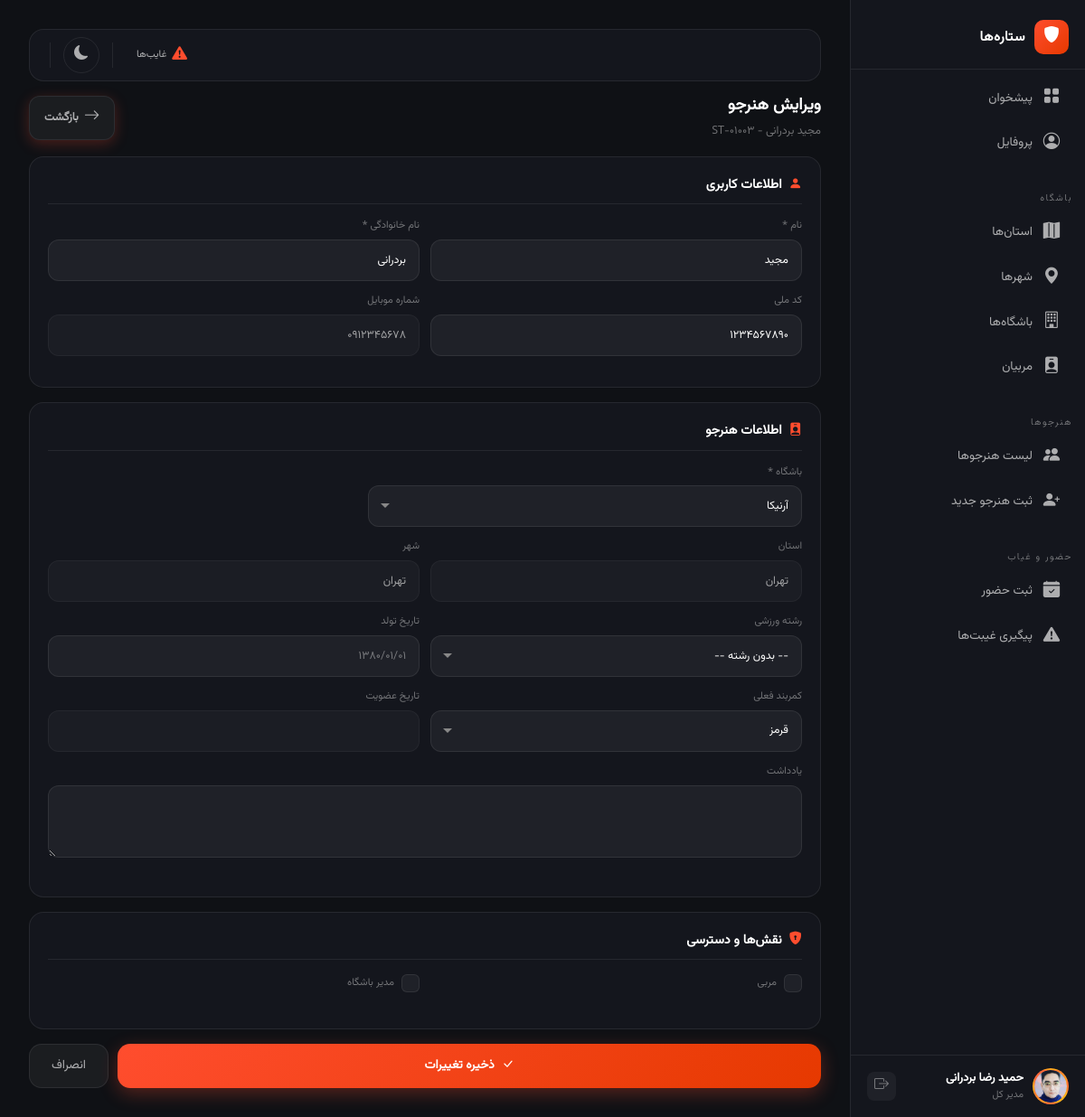
/students/3/edit/ (signed in), run on an earlier commit of the app's database.
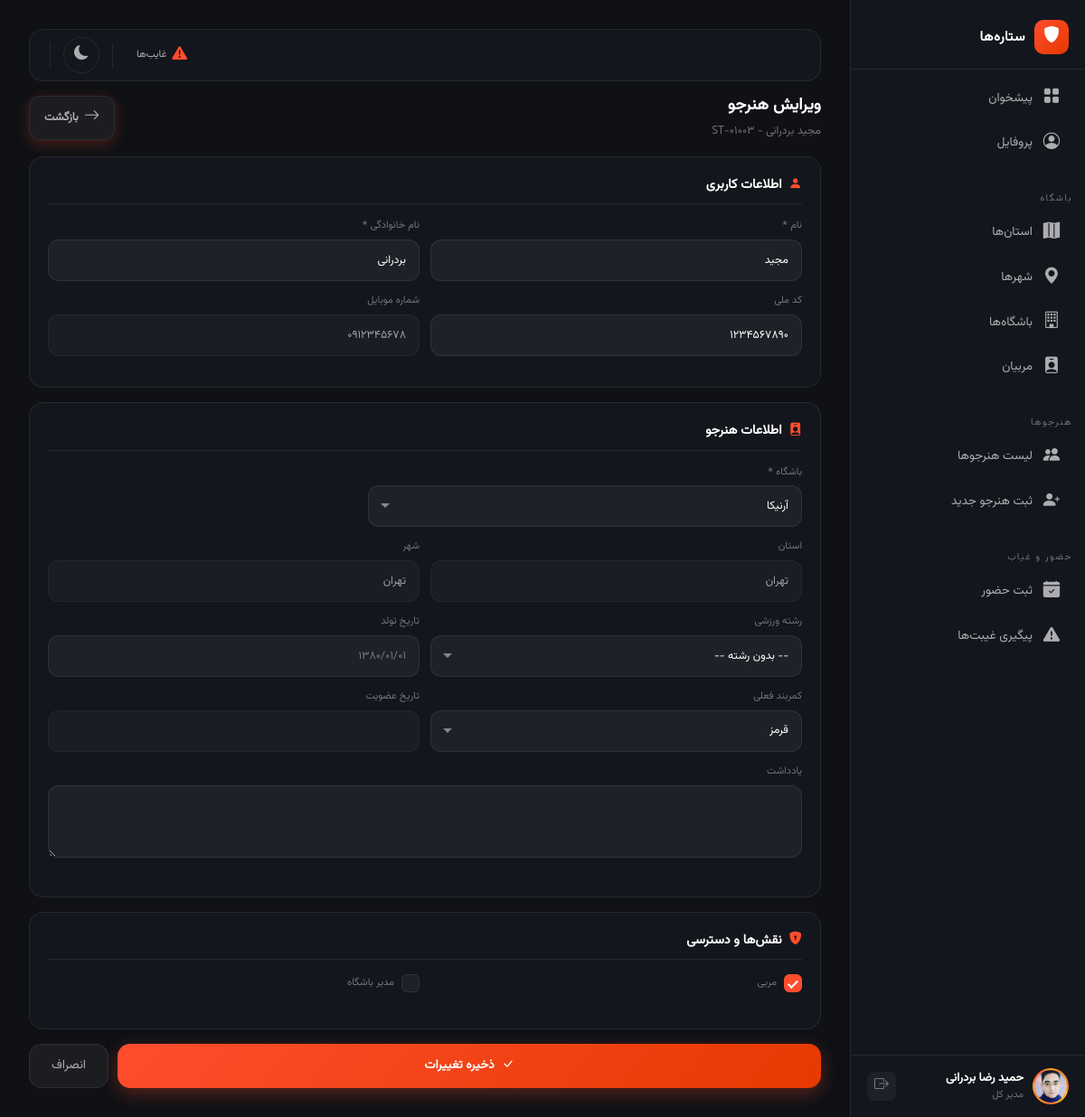
And on a later commit of the database.
### apps/students/models.py (models this page shows, shortened)
class Student(models.Model):
    BELTS = [
        ('white', 'سفید'),
        ('yellow', 'زرد'),
        ('orange', 'نارنجی'),
        ('green', 'سبز'),
        ('blue', 'آبی'),
        ('red', 'قرمز'),
        ('black_1', 'دان ۱'),
        ('black_2', 'دان ۲'),
        ('black_3', 'دان ۳'),
        ('black_4', 'دان ۴'),
        ('black_5', 'دان ۵'),
    ]
    user = models.OneToOneField(
        settings.AUTH_USER_MODEL,
        on_delete=models.CASCADE,
        related_name='student_profile',
        verbose_name='کاربر'
    )
    club = models.ForeignKey(
        Club,
        on_delete=models.PROTECT,
        related_name='students',
        verbose_name='باشگاه'
    )
    sport = models.ForeignKey(Sport, on_delete=models.PROTECT, null=True, blank=True, related_name='students', verbose_name='رشته ورزشی')
    birth_date = jmodels.jDateField('تاریخ تولد', null=True, blank=True)
    student_code = models.CharField('کد هنرجویی', max_length=20, blank=True, unique=True)
    current_belt = models.CharField('کمربند فعلی', max_length=20, choices=BELTS, default='white')
    is_active = models.BooleanField('فعال', default=True)
    joined_at = jmodels.jDateField('تاریخ عضویت', auto_now_add=True)
    notes = models.TextField('یادداشت', blank=True, null=True)
    class Meta:
        verbose_name = 'هنرجو'
        verbose_name_plural = 'هنرجویان'

### apps/accounts/models.py (models this page shows, shortened)
class User(AbstractBaseUser, PermissionsMixin):
    phone = models.CharField(max_length=11, unique=True)
    first_name = models.CharField(max_length=100)
    last_name = models.CharField(max_length=100)
    birth_date = jmodels.jDateField('تاریخ تولد', null=True, blank=True)
    national_code = models.CharField(max_length=10, blank=True, null=True)
    avatar = models.ImageField(upload_to='avatars/', blank=True, null=True)
    is_super_manager = models.BooleanField(default=False)
    is_club_manager = models.BooleanField(default=False)
    is_instructor = models.BooleanField(default=False)
    is_active = models.BooleanField(default=True)
    is_staff = models.BooleanField(default=False)
    created_at = models.DateTimeField(auto_now_add=True)
    updated_at = models.DateTimeField(auto_now=True)
    objects = UserMnaager()
    USERNAME_FIELD = 'phone'
    REQUIRED_FIELDS = ['first_name', 'last_name']
    class Meta:
        verbose_name = 'کاربر'
        verbose_name_plural = 'کاربرها'
    def get_full_name(self):
        return f'{self.first_name} {self.last_name}'

### apps/students/views.py (the view, shortened to what this page needs)
# urls.py: path('<int:pk>/edit/', views.StudentEditView.as_view(), name='student_edit'),
class StudentEditView(LoginRequiredMixin, View):
    def get(self, request, pk):
        student = get_object_or_404(Student, pk=pk)
        club_id = request.GET.get('club', student.club_id)
        selected_club = Club.objects.get(pk=club_id) if Club.objects.filter(pk=club_id).exists() else student.club
        clubs = Club.objects.filter(is_active=True)
        sports = Sport.objects.all()
        belts = Student.BELTS
        return render(request, 'students/student_edit.html', {
            'student': student,
            'clubs': clubs,
            'sports': sports,
            'belts': belts,
            'selected_club': selected_club,
        })

### apps/core/context_processors.py (called while the page is built)
def site_settings(request):
    return {'site_settings': SiteSetting.get_settings()}

### apps/core/models.py (called while the page is built)
    @classmethod
    def get_settings(cls):
        obj, created = cls.objects.get_or_create(pk=1)
        return obj

### templates/students/student_edit.html (shortened to what the changed rows need)
{% extends 'base.html' %}
{% load static %}
{% load jformat %}
{% block content %}
<div class="dashboard-layout">
    <main class="dashboard-main">
        <div class="page-header animate__animated animate__fadeIn">
            <div>
                <h1 class="page-title">ویرایش هنرجو</h1>
                <div class="page-subtitle">{{ student.user.get_full_name }} - {{ student.student_code }}</div>
            </div>
        </div>
        <form method="post">
            <div class="form-section animate__animated animate__fadeInUp">
                <div class="form-row">
                    <div class="form-group"><label>نام *</label><input type="text" name="first_name" class="input-glass" value="{{ student.user.first_name }}" required></div>
                    <div class="form-group"><label>نام خانوادگی *</label><input type="text" name="last_name" class="input-glass" value="{{ student.user.last_name }}" required></div>
                </div>
                <div class="form-row">
                    <div class="form-group"><label>کد ملی</label><input type="text" name="national_code" class="input-glass" value="{{ student.user.national_code|default:'' }}"></div>
                    <div class="form-group"><label>شماره موبایل</label><input type="text" class="input-glass" value="{{ student.user.phone }}" disabled style="opacity:0.6;"></div>
                </div>
            </div>
            <div class="form-section animate__animated animate__fadeInUp">
                <div class="form-row">
                    <div class="form-group"><label>کمربند فعلی</label>
                        <select name="current_belt" class="input-glass">
                            {% for value, label in belts %}<option value="{{ value }}" {% if student.current_belt == value %}selected{% endif %}>{{ label }}</option>{% endfor %}
                        </select>
                    </div>
                </div>
            </div>
            {% if user.is_super_manager %}
            <div class="form-section animate__animated animate__fadeInUp">
                <div class="form-section-title"><i class="bi bi-shield-lock-fill"></i> نقش‌ها و دسترسی</div>
                <div class="form-row">
                    <div class="form-group"><label class="checkbox-label" style="display:flex;align-items:center;gap:8px;cursor:pointer;"><input type="checkbox" name="is_instructor" class="checkbox-custom" {% if student.user.is_instructor %}checked{% endif %}><span>مربی</span></label></div>
                    <div class="form-group"><label class="checkbox-label" style="display:flex;align-items:center;gap:8px;cursor:pointer;"><input type="checkbox" name="is_club_manager" class="checkbox-custom" {% if student.user.is_club_manager %}checked{% endif %}><span>مدیر باشگاه</span></label></div>
                </div>
            </div>
            {% endif %}
        </form>
    </main>
</div>
{% endblock %}

What changed in the data, as far as the page shows it:
changed through a linked row, Student "ST-01003": user_id "☐" → "☑"
